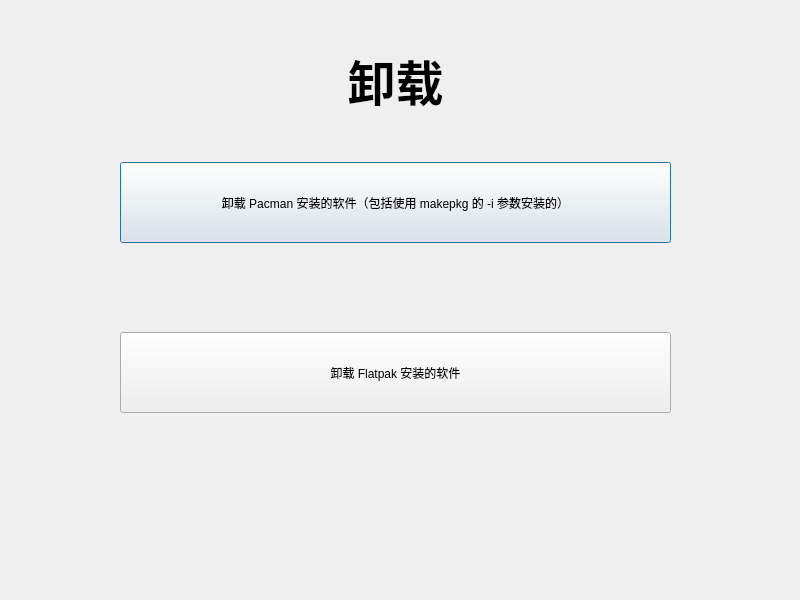
<?xml version="1.0" encoding="UTF-8"?>
<ui version="4.0">
 <class>Uninstall</class>
 <widget class="QDialog" name="Uninstall">
  <property name="geometry">
   <rect>
    <x>0</x>
    <y>0</y>
    <width>800</width>
    <height>600</height>
   </rect>
  </property>
  <property name="windowTitle">
   <string>yay+ Uninstall MainWindow</string>
  </property>
  <property name="windowIcon">
   <iconset>
    <normaloff>../../图片/yay+.png</normaloff>../../图片/yay+.png</iconset>
  </property>
  <widget class="QPushButton" name="pushButton">
   <property name="geometry">
    <rect>
     <x>120</x>
     <y>162</y>
     <width>551</width>
     <height>81</height>
    </rect>
   </property>
   <property name="text">
    <string>卸载 Pacman 安装的软件（包括使用 makepkg 的 -i 参数安装的）</string>
   </property>
  </widget>
  <widget class="QPushButton" name="pushButton_2">
   <property name="geometry">
    <rect>
     <x>120</x>
     <y>332</y>
     <width>551</width>
     <height>81</height>
    </rect>
   </property>
   <property name="text">
    <string>卸载 Flatpak 安装的软件</string>
   </property>
  </widget>
  <widget class="QLabel" name="label">
   <property name="geometry">
    <rect>
     <x>120</x>
     <y>40</y>
     <width>551</width>
     <height>81</height>
    </rect>
   </property>
   <property name="text">
    <string>&lt;html&gt;&lt;head/&gt;&lt;body&gt;&lt;p align=&quot;center&quot;&gt;&lt;span style=&quot; font-size:36pt; font-weight:700;&quot;&gt;卸载&lt;/span&gt;&lt;/p&gt;&lt;/body&gt;&lt;/html&gt;</string>
   </property>
  </widget>
 </widget>
 <resources/>
 <connections/>
</ui>
